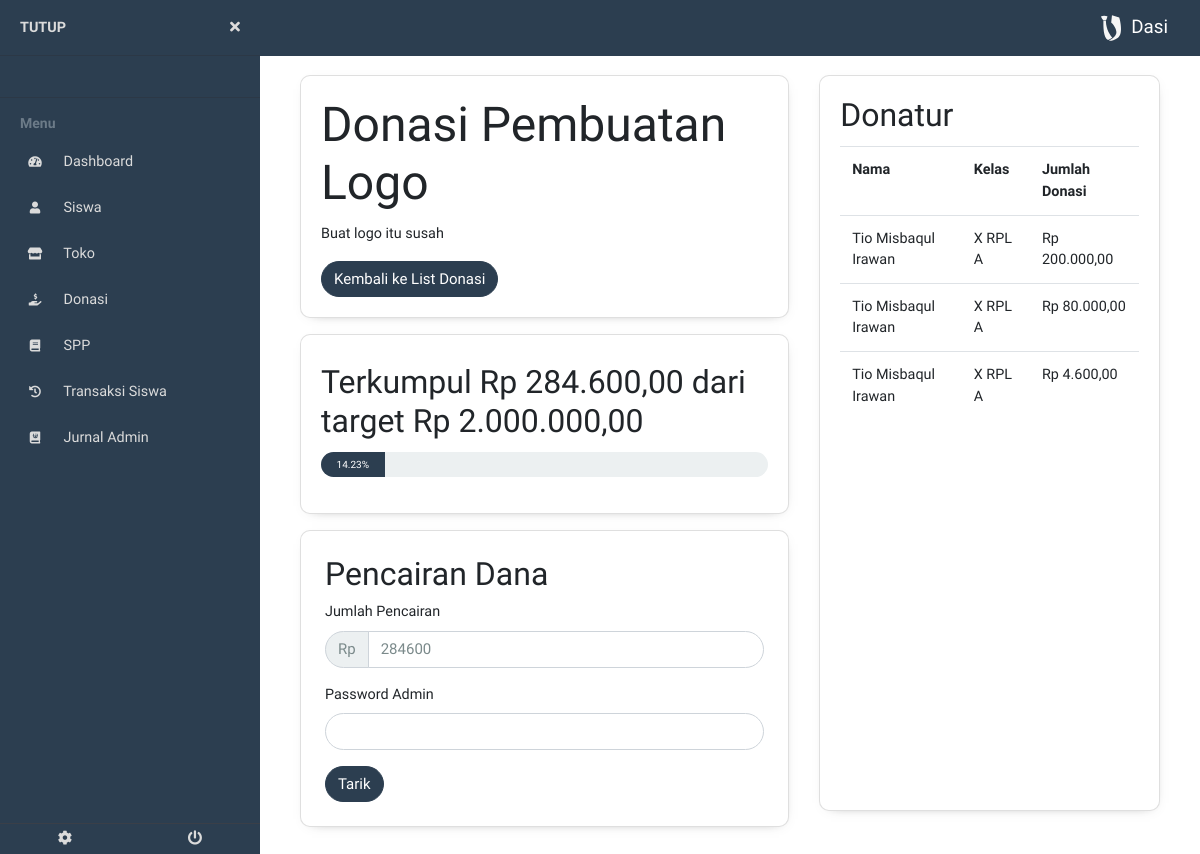
The app's page /admin/infodonasi.php?id_donasi=8 (signed in), older data.
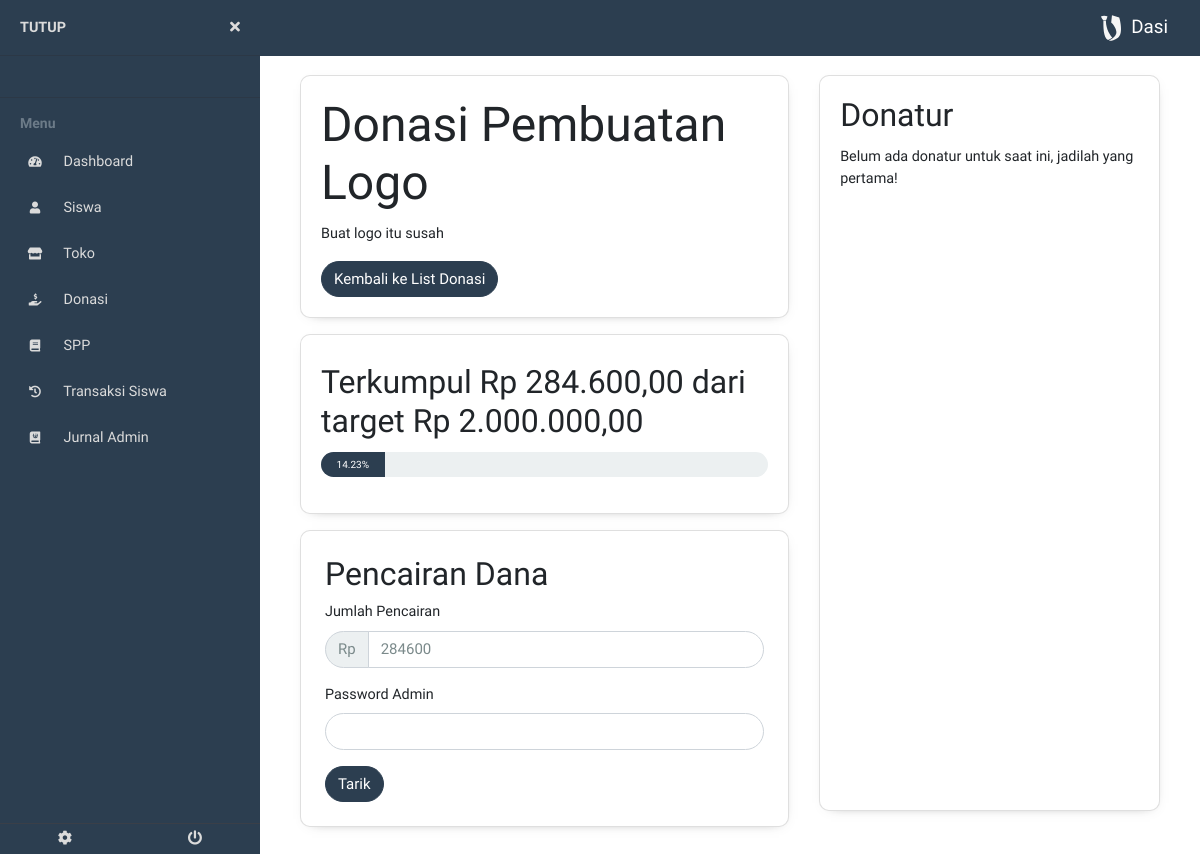
The same page, newer data.
### tables this page shows
CREATE TABLE `donation` (
  `id` int(11) NOT NULL,
  `id_sekolah` int(11) NOT NULL,
  `judul` varchar(255) NOT NULL,
  `deskripsi` longtext NOT NULL,
  `posted_by` int(11) NOT NULL COMMENT 'id admin',
  `target_donasi` bigint(20) NOT NULL,
  `terkumpul` bigint(20) NOT NULL DEFAULT '0',
  `status` enum('open','close') NOT NULL DEFAULT 'open'
);

CREATE TABLE `users_donation` (
  `id` int(11) NOT NULL,
  `id_sekolah` int(11) NOT NULL,
  `tanggal` timestamp NOT NULL DEFAULT CURRENT_TIMESTAMP,
  `donation_id` int(11) NOT NULL,
  `user_id` int(11) NOT NULL,
  `jumlah` bigint(20) NOT NULL,
  `private` tinyint(1) NOT NULL
);

CREATE TABLE `users` (
  `id` int(11) NOT NULL,
  `id_sekolah` int(11) NOT NULL,
  `tanggal_pendaftaran` timestamp NOT NULL DEFAULT CURRENT_TIMESTAMP,
  `nama` varchar(255) NOT NULL,
  `kelamin` enum('laki-laki','perempuan') NOT NULL,
  `email` varchar(255) NOT NULL,
  `level` varchar(255) NOT NULL DEFAULT 'siswa',
  `tingkatan` enum('I','II','III','IV','V','VI','VII','VIII','IX','X','XI','XII','XIII') NOT NULL,
  `jurusan` varchar(255) NOT NULL,
  `kelas` varchar(255) NOT NULL,
  `nisn` varchar(255) NOT NULL,
  `saldo` bigint(20) NOT NULL DEFAULT '0',
  `password` varchar(255) NOT NULL
);

### db/database.php (called while the page is built, shortened)
<?php
require __DIR__ . "/../process/utils.php";
class Database
{
    private $contHost = 'localhost';
    private $contnama = 'dasi';
    private $contUsernama = 'root';
    private $contUserPassword = '';
    private $cont  = null;
    public function __construct()
    {
        if ($this->cont == null) {
            try {
                $this->cont =  new PDO(
                    "mysql:host=" . $this->contHost .
                        ";" . "dbname=" . $this->contnama,
                    $this->contUsernama,
                    $this->contUserPassword
                );
                $this->cont->setAttribute(PDO::ATTR_ERRMODE, PDO::ERRMODE_EXCEPTION);
            } catch (PDOException $e) {
                die($e->getMessage());
            }
        }
        return $this->cont;
    }
    public function getDonation($id, $rettype)
    {
        try {
            $query = $this->cont->prepare(
                "SELECT * FROM donation WHERE id=:id"
            );
            $query->bindParam("id", $id, PDO::PARAM_STR);
            $query->execute();
            if ($query->rowCount() > 0) {
                return $query->fetch($rettype);
            }
        } catch (PDOException $e) {
            return false;
        }
    }
    public function getDonatur($id, $rettype)
    {
        try {
            $query = $this->cont->prepare(
                "SELECT users.nama, users.tingkatan, users.kelas,
                 users.jurusan, users_donation.jumlah, users_donation.private
                 FROM users_donation INNER JOIN users
                 ON users_donation.user_id = users.id
                 WHERE users_donation.donation_id=:id
                 ORDER BY tanggal DESC"
            );
            $query->bindParam("id", $id, PDO::PARAM_STR);
            $query->execute();
            if ($query->rowCount() > 0) {
                return $query->fetchAll($rettype);
            }
        } catch (PDOException $e) {
            return false;
        }
    }
}

### process/getAdminLoginData.php (called while the page is built, shortened)
<?php
require '../db/database.php';
$db = new Database();

### process/utils.php (called while the page is built, shortened)
<?php
function rupiah($angka)
{
    $hasil_rupiah = "Rp " . number_format($angka, 2, ',', '.');
    return $hasil_rupiah;
}

### admin/infodonasi.php (the view, shortened to what this page needs)
<!DOCTYPE html>
<html lang="en">
<head>
    <?php include "../component/helmet.php" ?>
    <?php include "../process/getAdminLoginData.php" ?>
    <?php
    $donationid = $_GET['id_donasi'];
    $res = $db->getDonation($donationid, PDO::FETCH_OBJ);
    ?>
</head>
<body>
    <?php include "../component/admin/sidebaropen.php" ?>
    <?php
    if (!$res) {
        echo "<h1>Tidak dapat menemukan donasi 404</h1>
        <a href='donasi.php' role='button' class='btn btn-primary btn-lg mt-3'>Kembali ke halaman list donasi</a>";
    } else {
        $percentage = number_format(($res->terkumpul / $res->target_donasi) * 100, 2, '.', '')
        ?>
    <div class="row">
        <div class="col-sm-7">
            <div class="card">
                <div class="card-body">
                    <h1 class="card-title"><?= ucwords($res->judul) ?></h1>
                    <p class="card-text"><?= $res->deskripsi ?></p>
                    <a href="donasi.php" role="button" class="btn btn-primary">Kembali ke List Donasi</a>
                </div>
            </div>
            <div class="card mt-3 mb-3">
                <div class="card-body mt-2">
                    <h3 class="card-title">Terkumpul <?= rupiah($res->terkumpul) ?> dari target <?= rupiah($res->target_donasi) ?></h3>
                    <div class="progress mb-3" style="height: 25px;">
                        <div class="progress-bar" role="progressbar" style="width: <?= $percentage ?>%;"><?= $percentage ?>%</div>
                    </div>
                </div>
            </div>
            <div class="card p-4 mt-3" id="tarik_tunai">
                <h3>Pencairan Dana</h3>
                <form action="../actions/pencairan_donasi.php" method="post">
                    <div class="form-group">
                        <label for="jumlah_penarikan">Jumlah Pencairan</label>
                        <div class="input-group">
                            <div class="input-group-prepend">
                                <span class="input-group-text">Rp</span>
                            </div>
                            <input type="number" class="form-control uang" name="nominal" id="jumlah_penarikan" min="1" max="<?= $res->terkumpul ?>" value="<?= $res->terkumpul ?>" required>
                        </div>
                    </div>
                    <div class="form-group">
                        <label for="password">Password Admin</label>
                        <input type="password" class="form-control" name="password" required>
                    </div>
                    <input type="submit" class="btn btn-primary" value="Tarik">
                </form>
            </div>
        </div>
        <div class="col-sm-5 mb-3">
            <div class="card h-100" id="card-wrapper">
                <div class="card-body">
                    <h3 class="card-title">Donatur</h3>
                    <?php
                    $donatur = $db->getDonatur($_GET['id_donasi'], PDO::FETCH_OBJ);
                    if ($donatur) {
                        ?>
                    <div class="table-wrapper-scroll-y table-scroll-v">
                        <table class="table">
                            <tr>
                                <th>Nama</th>
                                <th>Kelas</th>
                                <th>Jumlah Donasi</th>
                            </tr>
                            <?php
                            foreach ($donatur as $d) {
                                ?>
                            <tr>
                                <td><?= $d->private ? "-" : $d->nama ?></td>
                                <td><?= $d->private ? "-" : "$d->tingkatan $d->jurusan $d->kelas" ?></td>
                                <td data-sort="<?=$d->jumlah?>"><?= rupiah($d->jumlah) ?></td>
                            </tr>
                            <?php
                        }
                        ?>
                        </table>
                    </div>
                    <?php
                } else {
                    echo "<p class='card-text'>Belum ada donatur untuk saat ini, jadilah yang pertama!</p>";
                }
                ?>
                </div>
            </div>
        </div>
        <?php
    } ?>
    </div>
    </div>
    <?php include "../component/admin/sidebarclose.php" ?>
</body>
</html>

### component/helmet.php (shortened to what this page needs)
<?php
    $up = file_exists('styles/bootstrap.css') ? '' : '../';
?>
<link rel="stylesheet" href="https://use.fontawesome.com/releases/v5.7.2/css/all.css">
<link rel="stylesheet" href="<?=$up?>styles/bootstrap.css" >
<link rel="stylesheet" href="<?=$up?>styles/bootstrapfix.css">
<link rel="stylesheet" type="text/css" href="https://cdn.datatables.net/v/bs4/dt-1.10.18/r-2.2.2/sc-2.0.0/datatables.min.css"/>
<link rel="stylesheet" href="<?=$up?>styles/main.css">
<link rel="stylesheet" href="<?=$up?>styles/animation.css">
<link rel="stylesheet" href="<?=$up?>styles/sidebar.css">

### component/admin/sidebaropen.php (shortened to what this page needs)
<nav class="navbar fixed-top navbar-expand-sm bg-primary navbar-dark navbar-fixed">
    <a class="navbar-brand" href="dashboard.php"><img src="../assets/dasi_white.svg" alt="">Dasi</a>
</nav>
<div class="page-wrapper toggled chiller-theme">
    <a id="show-sidebar" class="btn btn-sm text-white" href="#">
    </a>
    <nav id="sidebar" class="sidebar-wrapper">
        <div class="sidebar-content">
            <div class="sidebar-brand" id="close-sidebar">
                <a>Tutup</a>
                <div>
                    <i class="fas fa-times"></i>
                </div>
            </div>
            <div class="sidebar-header">
                <div class="user-info">
                </div>
            </div>
            <div class="sidebar-menu">
                <ul>
                    <li class="header-menu">
                        <span>Menu</span>
                    </li>
                    <li>
                        <a href="dashboard.php">
                            <i class="fas fa-tachometer-alt"></i>
                            <span>Dashboard</span>
                        </a>
                    </li>
                    <li>
                        <a href="siswa.php">
                            <i class="fas fa-user"></i>
                            <span>Siswa</span>
                        </a>
                    </li>
                    <li>
                        <a href="toko.php">
                            <i class="fas fa-store"></i>
                            <span>Toko</span>
                        </a>
                    </li>
                    <li>
                        <a href="donasi.php">
                            <i class="fas fa-hand-holding-usd"></i>
                            <span>Donasi</span>
                        </a>
                    </li>
                    <li>
                        <a href="spp.php">
                            <i class="fas fa-book"></i>
                            <span>SPP</span>
                        </a>
                    </li>
                    <li>
                        <a href="transaksi.php">
                            <i class="fas fa-history"></i>
                            <span>Transaksi Siswa</span>
                        </a>
                    </li>
                    <li>
                        <a href="jurnal.php">
                            <i class="fas fa-journal-whills"></i>
                            <span>Jurnal Admin</span>
                        </a>
                    </li>
                </ul>
            </div>
        </div>
        <div class="sidebar-footer">
            <a href="pengaturan.php">
                <i class="fa fa-cog"></i>
            </a>
            <a href="../actions/logout.php">
                <i class="fa fa-power-off"></i>
            </a>
        </div>
    </nav>
    <main class="page-content">
    <div class="container-fluid" id="mainbody">

### component/admin/sidebarclose.php (shortened to what this page needs)
</div>

### styles/main.css (style rules this page uses)
body { margin: 0; height: 100%; font-family: "Titillium Web", sans-serif; }
main { margin-top: 35px; }
.navbar-brand > img { width: 40px; }

### styles/sidebar.css (style rules this page uses)
body { font-size: 0.9rem; }
.page-wrapper .sidebar-wrapper, .sidebar-wrapper .sidebar-brand > a, .sidebar-wrapper .sidebar-dropdown > a:after, .sidebar-wrapper .sidebar-menu .sidebar-dropdown .sidebar-submenu li a:before, .sidebar-wrapper ul li a i, .page-wrapper .page-content, .sidebar-wrapper .sidebar-search input.search-menu, .sidebar-wrapper .sidebar-search .input-group-text, .sidebar-wrapper .sidebar-menu ul li a, #show-sidebar, #close-sidebar { -webkit-transition: all 0.3s ease; -moz-transition: all 0.3s ease; -ms-transition: all 0.3s ease; -o-transition: all 0.3s ease; transition: all 0.3s ease; }
.page-wrapper { height: 100vh; }
.page-wrapper.toggled .sidebar-wrapper { left: 0px; }
@media screen and (min-width: 768px) { .page-wrapper.toggled .page-content { padding-left: 260px; } }
#show-sidebar { position: fixed; left: 0; top: 14px; width: 50px; transition-delay: 0.3s; z-index: 1031; }
.page-wrapper.toggled #show-sidebar { left: -40px; }
.sidebar-wrapper { width: 260px; height: 100%; max-height: 100%; position: fixed; top: 0; left: -300px; z-index: 1031; }
.sidebar-wrapper ul { list-style-type: none; padding: 0; margin: 0; }
.sidebar-wrapper a { text-decoration: none; }
.sidebar-content { max-height: calc(100% - 30px); height: calc(100% - 30px); overflow-y: auto; position: relative; }
.sidebar-wrapper .sidebar-brand { padding: 16.7px 20px; display: flex; align-items: center; }
.sidebar-wrapper .sidebar-brand > a { text-transform: uppercase; font-weight: bold; flex-grow: 1; }
.sidebar-wrapper #close-sidebar { cursor: pointer; }
.sidebar-wrapper .sidebar-header { padding: 20px; overflow: hidden; }
.sidebar-wrapper .sidebar-header .user-info { float: left; }
.sidebar-wrapper .sidebar-menu { padding-bottom: 10px; }
.sidebar-wrapper .sidebar-menu .header-menu span { font-weight: bold; font-size: 14px; padding: 15px 20px 5px 20px; display: inline-block; }
.sidebar-wrapper .sidebar-menu ul li a { display: inline-block; width: 100%; text-decoration: none; position: relative; padding: 8px 30px 8px 20px; }
.sidebar-wrapper .sidebar-menu ul li a i { margin-right: 10px; font-size: 12px; width: 30px; height: 30px; line-height: 30px; text-align: center; border-radius: 4px; }
.sidebar-footer { position: absolute; width: 100%; bottom: 0; display: flex; }
.sidebar-footer > a { flex-grow: 1; text-align: center; height: 30px; line-height: 30px; position: relative; }
.page-wrapper .page-content { display: inline-block; width: 100%; padding-left: 0px; padding-top: 20px; }
.page-wrapper .page-content > div { padding: 20px 40px; }
.page-wrapper .page-content { overflow-x: hidden; }
.chiller-theme .sidebar-wrapper { background: #2c3e50; }
.chiller-theme .sidebar-wrapper .sidebar-header, .chiller-theme .sidebar-wrapper .sidebar-search, .chiller-theme .sidebar-wrapper .sidebar-menu { border-top: 1px solid #2d303659; }
.chiller-theme .sidebar-wrapper .sidebar-header .user-info .user-role, .chiller-theme .sidebar-wrapper .sidebar-header .user-info .user-status, .chiller-theme .sidebar-wrapper .sidebar-search input.search-menu, .chiller-theme .sidebar-wrapper .sidebar-search .input-group-text, .chiller-theme .sidebar-wrapper .sidebar-brand > a, .chiller-theme .sidebar-wrapper .sidebar-menu ul li a, .chiller-theme .sidebar-footer > a { color: #dbdbdb; }
.chiller-theme .sidebar-wrapper .sidebar-menu ul li:hover > a, .chiller-theme .sidebar-wrapper .sidebar-menu .sidebar-dropdown.active > a, .chiller-theme .sidebar-wrapper .sidebar-header .user-info, .chiller-theme .sidebar-wrapper .sidebar-brand > a:hover, .chiller-theme .sidebar-footer > a:hover i { color: #dddbdb; }
.page-wrapper.chiller-theme.toggled #close-sidebar { color: #dddbdb; }
.chiller-theme .sidebar-wrapper .sidebar-menu ul li a i, .chiller-theme .sidebar-wrapper .sidebar-menu .sidebar-dropdown div, .chiller-theme .sidebar-wrapper .sidebar-search input.search-menu, .chiller-theme .sidebar-wrapper .sidebar-search .input-group-text { background: inherit; }
.chiller-theme .sidebar-wrapper .sidebar-menu .header-menu span { color: #6c7b88; }
.chiller-theme .sidebar-footer { background: inherit; border-top: 1px solid #3a3f48; }
.chiller-theme .sidebar-footer > a:first-child { border-left: none; }
.chiller-theme .sidebar-footer > a:last-child { border-right: none; }

Row changes from the older to the newer data that the page shows:
removed users_donation: user.nama "Tio Misbaqul Irawan", user.tingkatan "X", user.jurusan "RPL", user.kelas "A", jumlah "Rp 200.000,00"
removed users_donation: user.nama "Tio Misbaqul Irawan", user.tingkatan "X", user.jurusan "RPL", user.kelas "A", jumlah "Rp 80.000,00"
removed users_donation: user.nama "Tio Misbaqul Irawan", user.tingkatan "X", user.jurusan "RPL", user.kelas "A", jumlah "Rp 4.600,00"
Text that changed along with them:
text no longer shown: "Nama Kelas Jumlah Donasi"
text now shown: "Belum ada donatur untuk saat ini, jadilah yang pertama!"
